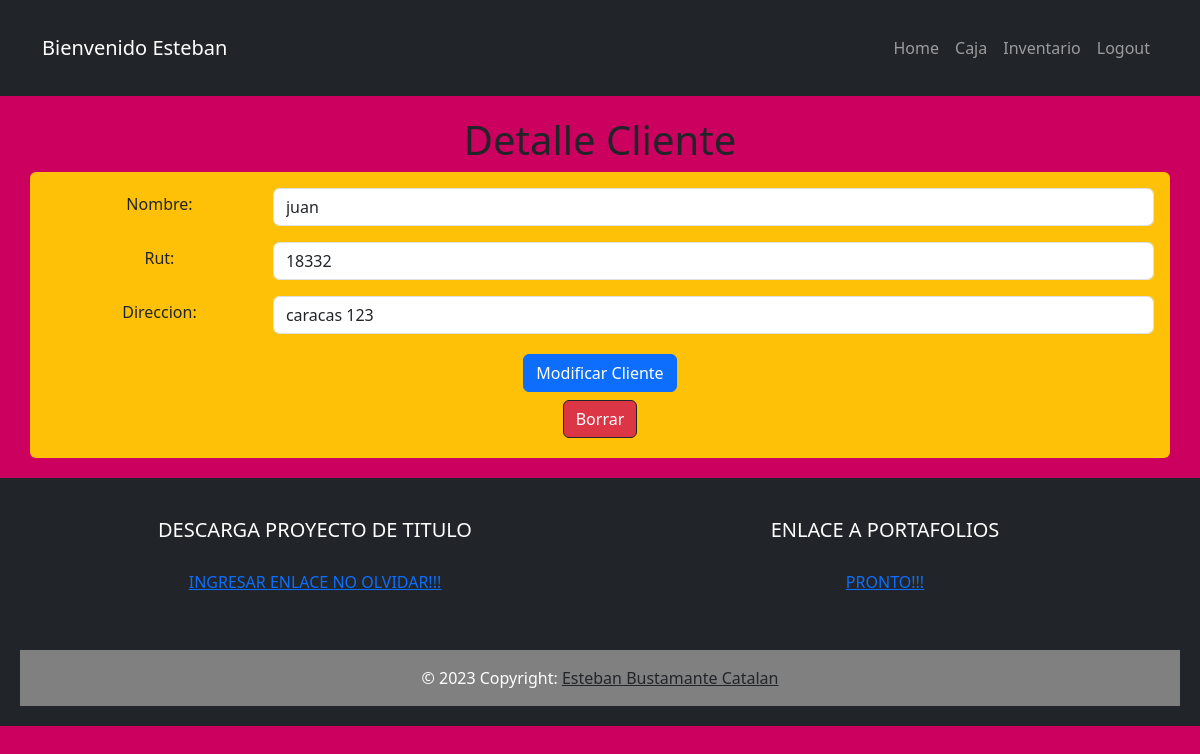
Page /req/buscaProducto/mostrarCliente/3/ (signed in) on the earlier database version.
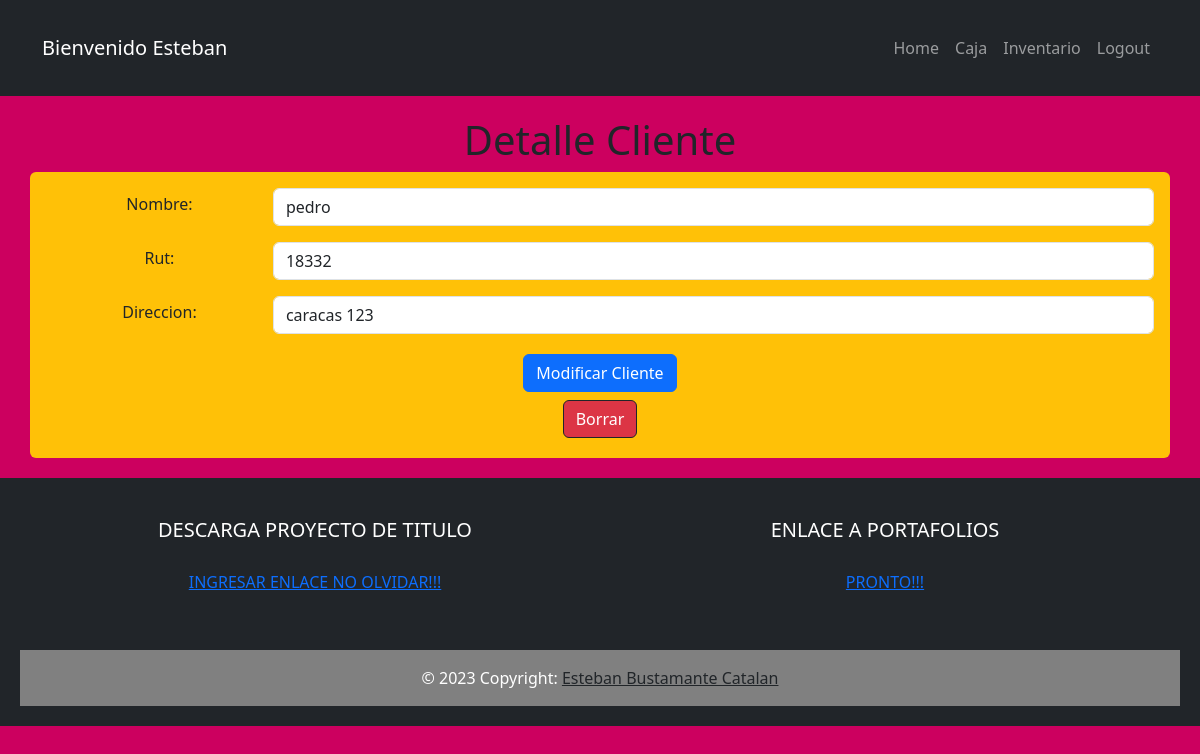
Same page on the later database version.
### inventario/models.py (models this page shows, shortened)
class Cliente(models.Model):
    nombre = models.CharField(max_length=100)
    rut = models.CharField(max_length=100)
    direccion = models.CharField(max_length=100)

### inventario/views.py (the view)
# urls.py: path('req/buscaProducto/mostrarCliente/<int:cliente_id>/', views.mostrarCliente, name='mostrar_cliente'),
@login_required
def mostrarCliente(request, cliente_id):
    cliente = get_object_or_404(Cliente, pk=cliente_id)
    if request.method == 'POST':
        form = CrearClienteForm(request.POST, instance=cliente)
        if form.is_valid():
            form.save()
            return redirect('req')
    else:
        form = CrearClienteForm(instance=cliente)
    return render(request, 'mostrarCliente.html', {'cliente': cliente, 'form': form})

### inventario/forms.py
class CrearClienteForm(ModelForm):
    class Meta:
        model = Cliente
        fields = ['nombre', 'rut', 'direccion']

### inventario/templates/mostrarCliente.html (shortened to what this page needs)
{% extends 'base.html' %} {% block content%}
<main class="container">
  <h1>Detalle Cliente</h1>
<div class="row">
  <div class="col text-center rounded bg-warning p-3">
    <form action="{% url 'mostrar_cliente' cliente.id %}" method="POST">
      <div class="mb-3 d-flex justify-content-between">
        <label for="nombre" class="form-label w-25 m-1">Nombre:</label>
        <input type="text" class="form-control" id="nombre" value="{{cliente.nombre}}" name="nombre" >
      </div>
      <div class="mb-3 d-flex justify-content-between">
        <label for="rut" class="form-label w-25 m-1">Rut:</label>
        <input type="text" class="form-control" id="rut" value="{{cliente.rut}}" name="rut" />
      </div>
      <div class="mb-3 d-flex justify-content-between">
        <label for="direccion" class="form-label w-25 m-1">Direccion:</label>
        <input type="text" class="form-control" id="direccion" value="{{cliente.direccion}}" name="direccion" />
      </div>
      <button type="submit" class="btn btn-primary m-1">Modificar Cliente</button>
    </form>
    <form action="{% url 'delete_cliente' cliente.id %}" method="POST" onsubmit="return confirmarBorrado();">
      <button class="btn btn-danger m-1 border border-dark" type="submit">Borrar</button>
    </form>
  </div>
</div>
</main>
{% endblock %}

Differences in the rows shown:
changed Cliente "caracas 123": nombre "juan" → "pedro"
